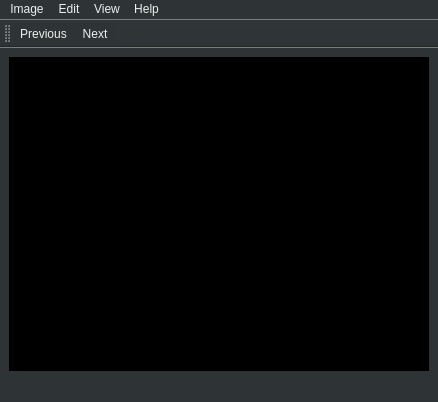
<?xml version="1.0" encoding="UTF-8"?>
<ui version="4.0">
 <class>MainWindow</class>
 <widget class="QMainWindow" name="MainWindow">
  <property name="geometry">
   <rect>
    <x>0</x>
    <y>0</y>
    <width>438</width>
    <height>402</height>
   </rect>
  </property>
  <property name="windowTitle">
   <string>MainWindow</string>
  </property>
  <property name="windowIcon">
   <iconset>
    <normaloff>icon.png</normaloff>icon.png</iconset>
  </property>
  <property name="styleSheet">
   <string notr="true">background-color: rgb(46, 52, 54);
color: rgb(238, 238, 236);</string>
  </property>
  <widget class="QWidget" name="centralwidget">
   <layout class="QVBoxLayout" name="verticalLayout">
    <item>
     <widget class="QGraphicsView" name="graphicsView">
      <property name="minimumSize">
       <size>
        <width>420</width>
        <height>300</height>
       </size>
      </property>
      <property name="styleSheet">
       <string notr="true">background-color: rgb(0, 0, 0);</string>
      </property>
     </widget>
    </item>
   </layout>
  </widget>
  <widget class="QMenuBar" name="menubar">
   <property name="geometry">
    <rect>
     <x>0</x>
     <y>0</y>
     <width>438</width>
     <height>22</height>
    </rect>
   </property>
   <widget class="QMenu" name="menuImage">
    <property name="title">
     <string>Image</string>
    </property>
    <widget class="QMenu" name="menuExport_As">
     <property name="title">
      <string>Export As</string>
     </property>
     <addaction name="actionPNG"/>
     <addaction name="actionJPG"/>
    </widget>
    <addaction name="actionOpen"/>
    <addaction name="actionSave"/>
    <addaction name="menuExport_As"/>
    <addaction name="separator"/>
    <addaction name="actionOpen_Containing_Folder"/>
    <addaction name="actionProperties"/>
    <addaction name="separator"/>
    <addaction name="actionExit"/>
   </widget>
   <widget class="QMenu" name="menuEdit">
    <property name="title">
     <string>Edit</string>
    </property>
    <addaction name="actionRotate"/>
    <addaction name="separator"/>
    <addaction name="actionTrash"/>
   </widget>
   <widget class="QMenu" name="menuView">
    <property name="title">
     <string>View</string>
    </property>
    <addaction name="actionZoom_In"/>
    <addaction name="actionZoom_Out"/>
    <addaction name="actionFullscreen"/>
   </widget>
   <widget class="QMenu" name="menuHelp">
    <property name="title">
     <string>Help</string>
    </property>
    <addaction name="actionAbout"/>
   </widget>
   <addaction name="menuImage"/>
   <addaction name="menuEdit"/>
   <addaction name="menuView"/>
   <addaction name="menuHelp"/>
  </widget>
  <widget class="QStatusBar" name="statusbar"/>
  <widget class="QToolBar" name="toolBar">
   <property name="windowTitle">
    <string>toolBar</string>
   </property>
   <attribute name="toolBarArea">
    <enum>TopToolBarArea</enum>
   </attribute>
   <attribute name="toolBarBreak">
    <bool>false</bool>
   </attribute>
   <addaction name="actionPrevious"/>
   <addaction name="actionNext"/>
  </widget>
  <action name="actionOpen">
   <property name="text">
    <string>Open</string>
   </property>
   <property name="shortcut">
    <string>Ctrl+O</string>
   </property>
  </action>
  <action name="actionSave">
   <property name="text">
    <string>Save</string>
   </property>
   <property name="shortcut">
    <string>Ctrl+S</string>
   </property>
  </action>
  <action name="actionProperties">
   <property name="text">
    <string>Properties</string>
   </property>
   <property name="shortcut">
    <string>Ctrl+P</string>
   </property>
  </action>
  <action name="actionOpen_Containing_Folder">
   <property name="text">
    <string>Open Containing Folder</string>
   </property>
  </action>
  <action name="actionExit">
   <property name="text">
    <string>Exit</string>
   </property>
  </action>
  <action name="actionZoom_In">
   <property name="text">
    <string>Zoom In</string>
   </property>
   <property name="shortcut">
    <string>Ctrl+=</string>
   </property>
  </action>
  <action name="actionZoom_Out">
   <property name="text">
    <string>Zoom Out</string>
   </property>
   <property name="shortcut">
    <string>Ctrl+-</string>
   </property>
  </action>
  <action name="actionPrevious">
   <property name="text">
    <string>Previous</string>
   </property>
   <property name="toolTip">
    <string>Go to previous image in current directory</string>
   </property>
   <property name="shortcut">
    <string>Left</string>
   </property>
  </action>
  <action name="actionNext">
   <property name="text">
    <string>Next</string>
   </property>
   <property name="toolTip">
    <string>Go to next image in current directory</string>
   </property>
   <property name="shortcut">
    <string>Right</string>
   </property>
  </action>
  <action name="actionAbout">
   <property name="text">
    <string>About</string>
   </property>
  </action>
  <action name="actionFullscreen">
   <property name="text">
    <string>Fullscreen</string>
   </property>
   <property name="shortcut">
    <string>F</string>
   </property>
  </action>
  <action name="actionRotate">
   <property name="text">
    <string>Rotate</string>
   </property>
   <property name="shortcut">
    <string>R</string>
   </property>
  </action>
  <action name="actionRotate_Right">
   <property name="text">
    <string>Rotate Right</string>
   </property>
  </action>
  <action name="actionTrash">
   <property name="text">
    <string>Trash</string>
   </property>
   <property name="shortcut">
    <string>Del</string>
   </property>
  </action>
  <action name="actionPNG">
   <property name="text">
    <string>PNG</string>
   </property>
  </action>
  <action name="actionJPG">
   <property name="text">
    <string>JPG</string>
   </property>
  </action>
 </widget>
 <resources/>
 <connections/>
</ui>
